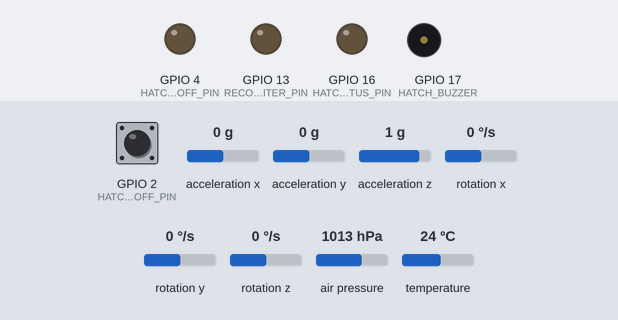
A sketch run on a simulated ESP32. On the bench: output pins drawn as LEDs (lit = HIGH), buzzer (waves = sounding, pin HIGH). Inputs (shaded band) come from the test bench; at power-on: GPIO 2 (HATCH_LIFTOFF_PIN) HIGH, acceleration x 0 g, acceleration y 0 g, acceleration z 1 g, rotation x 0 °/s, rotation y 0 °/s, rotation z 0 °/s, air pressure 1013 hPa, temperature 24 °C. Storage starts empty; what the sketch prints to the serial monitor is not drawn.

Above: at 0.0 s.
At 1.29 s:
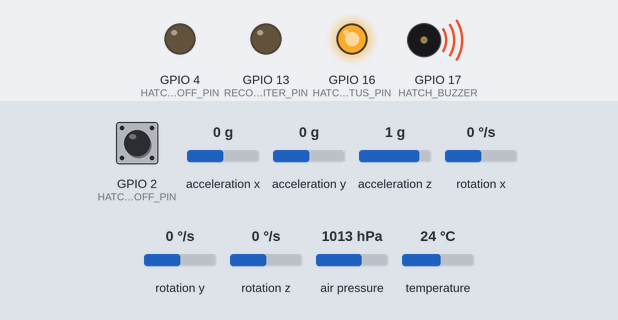
At 21.1 s:
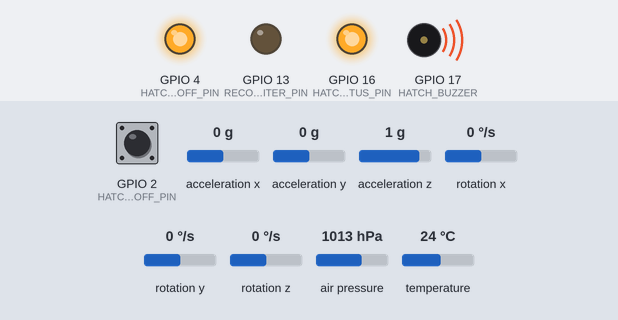
At 40.7 s:
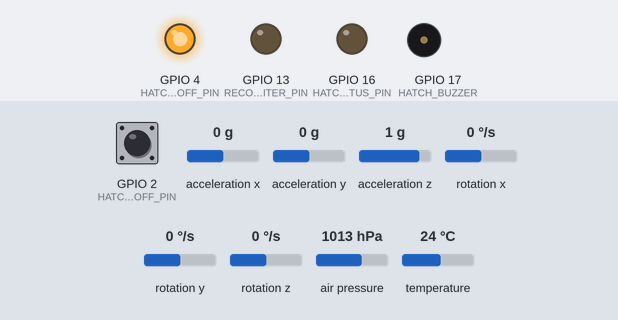
Timing chart, 0 to 41.0 s (numbered marks = the images above):
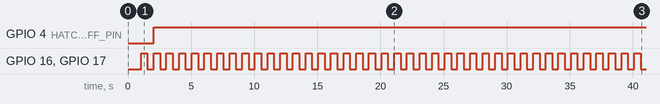

Measured:
- by itself, GPIO 4 (HATCH_LED_LIFTOFF_PIN): LOW → HIGH at 2.0 s
- by itself, GPIO 16 (HATCH_LED_STATUS_PIN), GPIO 17 (HATCH_BUZZER): alternates HIGH for 0.50 s and LOW for 0.50 s

The sketch:

avionics-small-1151.ino
```cpp
/*
Project: Small Avionics 1151 (小航電 1151 飛行電腦韌體)
Location: ./firmware/avionics-small-1151/avonics-small-1151.ino
Author: Wisteria, Gemini
Date: 2026-10-11
Summary: Main Firmware of Small Avionics 1151, USING FREERTOS
Description: 採用 FreeRTOS 多任務架構的小火箭航電韌體，負責高頻率感測器採集、
             即時飛行狀態機（FSM）判定、SD卡批量日誌記錄、點火開傘控制與狀態指示。
*/

#include <Wire.h>         // I2C 通訊庫（用於連接 BMP280 與 MPU6050）
#include <SPI.h>          // SPI 通訊庫（用於 MicroSD 卡模組）
#include <Adafruit_BMP280.h> // 氣壓計/溫度感測器庫
#include <Adafruit_MPU6050.h>// 6軸慣導感測器（加速度計與陀螺儀）庫
#include <Adafruit_Sensor.h> // Adafruit 統一感測器抽象層
#include <SD.h>           // SD卡檔案系統操作庫


/* =========================================================================
 * 1. 系統常數與硬體接腳定義 (Constant Definition)
 * ========================================================================= */
// 序列埠與通訊匯流排設定
#define BAUD 115200
#define I2C_SDA 21        // ESP32 SDA 腳位
#define I2C_SCL 22        // ESP32 SCL 腳位
#define SPI_SD_CS 5       // SD 卡晶片選擇 (Chip Select) 腳位

// FreeRTOS 核心調度參數
#define WORK_PERIOD_MS 10     // 感測器採集任務週期：10ms (100Hz 高頻採樣)
#define QUEUE_SIZE 100        // 佇列最大容量（儲存 flight_data 結構體數量）
#define QUEUE_BATCH_SIZE 20   // SD卡批次寫入閾值：累積 20 筆資料再一次性寫入，減少 IO 阻塞抖動

// BMP280 氣壓計硬體設定（追求高精度與抗雜訊）
#define BMP280_I2C 0x76       // I2C 位址 (通常為 0x76 或 0x77)
#define MODE Adafruit_BMP280::MODE_NORMAL // 正常量測模式
#define TEMP_SAMPLING Adafruit_BMP280::SAMPLING_X2    // 溫度過取樣 2x
#define PRESS_SAMPLING Adafruit_BMP280::SAMPLING_X16 // 氣壓過取樣 16x（提高高度計算平滑度）
#define FILTER Adafruit_BMP280::FILTER_X16           // IIR 濾波器係數 16
#define STANDBY_MS Adafruit_BMP280::STANDBY_MS_500   // 待命間隔

// MPU6050 慣導感測器設定
#define MPU6050_RANGE_G MPU6050_RANGE_8_G       // 加速度量程 ±8g（涵蓋火箭起飛高過載）
#define MPU6050_RANGE_DEG MPU6050_RANGE_500_DEG // 陀螺儀量程 ±500 deg/s
#define MPU6050_BAND_HZ MPU6050_BAND_21_HZ      // 數位低通濾波器頻寬 21Hz

// 艙體控制與指示燈、蜂鳴器腳位
#define HATCH_BUZZER 17             // 蜂鳴器腳位（提供狀態音效提示）
#define HATCH_LED_STATUS_PIN 16     // 狀態指示綠色 LED：依 FSM 狀態改變閃爍頻率
#define HATCH_LED_LIFTOFF_PIN 4     // 離架指示紅色 LED：指示火箭是否脫離發射架
#define HATCH_LIFTOFF_PIN 2         // 機械式離架偵測開關腳位 (Input Pullup)

// 航電回收與點火機構 (Parachute Recovery)
#define RECOVERY_IGNITER_PIN 13     // 電子點火開傘高電位觸發腳位（驅動 MOSFET）
#define RECOVERY_PWM_PIN 12         // 伺服馬達 PWM 腳位（備用機械脫落機構）


/* =========================================================================
 * 2. 函式宣告 (Function Declaration)
 * ========================================================================= */
// 初始化相關函式
void serial_setup();
void bmp280_setup();
void mpu6050_setup();
void sd_setup();
void fsm_setup();       // 從 SD 卡讀取上次中斷時的飛行狀態，實現防重啟丟失

// 系統輔助函式
void print_setup_result();
void update_state();

// FreeRTOS 任務宣告（各司其職，維持獨立的時間週期與優先權）
void TaskSensors(void *pvParameters);     // 任務 1：高頻感測器採集、FSM 狀態判定與即時序列埠輸出
void TaskUpdateData(void *pvParameters);  // 任務 2：中頻 SD 卡日誌批量寫入（避免 IO 卡死主控迴圈）
void TaskUpdateState(void *pvParameters); // 任務 3：事件驅動式狀態持久化（透過 Task Notification 觸發）
void TaskRecovery(void *pvParameters);    // 任務 4：事件驅動式點火與開傘控制
void TaskIndicator(void *pvParameters);   // 任務 5：低優先權狀態指示燈與蜂鳴器閃爍控制


/* =========================================================================
 * 3. 全域變數與資料結構宣告 (Global Variable Declaration)
 * ========================================================================= */
// 硬體模組可用性狀態旗標
bool serial_availability = false;
bool bmp280_availability = false;
bool mpu6050_availability = false;
bool sd_availability = false;
bool recovery_availability = true; // 點火保險旗標（確保只會觸發一次開傘）

// 感測器硬體物件實例
Adafruit_BMP280 bmp;
Adafruit_MPU6050 mpu;

// 有限狀態機（FSM）列舉定義：記錄火箭當前飛行階段
enum FSMState {
  STANDBY = 0,  // 待命狀態：靜止於發射架上
  ASCENT  = 1,  // 上升狀態：偵測到起飛高加速度 (Az > 15g)
  DESCENT = 2,  // 下降狀態：偵測到速度轉折/極點（Apogee），準備展傘
  GROUND  = 3   // 降落落地：觸地完成
};

FSMState state = STANDBY;

// 飛行數據封包結構體（用於 Queue 傳遞與 SD 批量紀錄）
typedef struct {
  unsigned long ms; // 系統運行毫秒數
  int state;        // 當前狀態機數值
  float press;      // 氣壓值
  float ax, ay, az; // 三軸加速度 (m/s^2 或 g)
  float gx, gy, gz; // 三軸角速度
} flight_data;

// FreeRTOS 同步控制代碼 (Handles)
QueueHandle_t Queue;                      // 傳遞 flight_data 的安全佇列
TaskHandle_t updateStateHandle = NULL;    // TaskUpdateState 的任務控制代碼（用於接收通知）
TaskHandle_t recoveryHandle = NULL;       // TaskRecovery 的任務控制代碼（用於接收通知）


/* =========================================================================
 * 4. 系統初始化與主迴圈 (Setup & Loop)
 * ========================================================================= */
void setup() {
  // 建立 FreeRTOS 執行緒安全佇列（容量 QUEUE_SIZE，每格大小為 flight_data 結構體）
  Queue = xQueueCreate(QUEUE_SIZE, sizeof(flight_data));

  // 1. 初始化 Serial 通訊
  serial_setup();

  // 2. 初始化 I2C 匯流排與感測器 (BMP280, MPU6050)
  Wire.begin(I2C_SDA, I2C_SCL);
  bmp280_setup();
  mpu6050_setup();

  // 3. 初始化 SD 卡與讀取先前狀態機
  sd_setup();
  fsm_setup();

  // 4. 序列埠印出各項硬體初始化檢測結果
  print_setup_result();

  // 5. 硬體腳位模式設定 (PinMode)
  pinMode(HATCH_LED_STATUS_PIN, OUTPUT);
  pinMode(HATCH_LED_LIFTOFF_PIN, OUTPUT);
  pinMode(HATCH_BUZZER, OUTPUT);
  pinMode(HATCH_LIFTOFF_PIN, INPUT_PULLUP); // 啟用內部上拉電阻（離架開關）
  pinMode(RECOVERY_IGNITER_PIN, OUTPUT);
  digitalWrite(RECOVERY_IGNITER_PIN, LOW);   // 預設關閉點火訊號，確保安全

  // 6. 建立 FreeRTOS 多任務（依任務重要性分配 Stack 大小與優先權 Priority）
  // 參數依序為：任務函數, 任務名稱, Stack大小(bytes), 傳入參數, 優先權(數字越大越高), 任務Handle
  xTaskCreate(TaskSensors, "SensorsTask", 4096, NULL, 5, NULL);          // 優先權最高：高頻採集與姿態判定
  xTaskCreate(TaskUpdateData, "UpdateDataTask", 8192, NULL, 2, NULL);   // SD卡日誌記錄
  xTaskCreate(TaskUpdateState, "UpdateStateTask", 4096, NULL, 3, NULL); // 狀態變化同步
  xTaskCreate(TaskRecovery, "RecoveryTask", 2048, NULL, 4, NULL);       // 點火開傘控制（次高優先權）
  xTaskCreate(TaskIndicator, "IndicatorTask", 2048, NULL, 1, NULL);     // 狀態指示燈（最低優先權）
}

void loop() {
  // 採用 FreeRTOS 搶佔式排程架構後，Arduino 標準的 loop 函數只需保持微幅延遲或留空，
  // 所有實際工作已交由上述獨立運行的 FreeRTOS Tasks 處理。
  vTaskDelay(pdMS_TO_TICKS(1000));
}


/* =========================================================================
 * 5. 初始化輔助函數實作 (Setup Helper Functions)
 * ========================================================================= */
void serial_setup() {
  Serial.begin(BAUD);
  delay(1000);
  if (!Serial) serial_availability = false;
  else serial_availability = true;
}

void bmp280_setup() {
  if (!bmp.begin(BMP280_I2C)) {
    bmp280_availability = false;
  } else {
    bmp280_availability = true;
    // 套用高精度氣壓計採樣與過濾設定
    bmp.setSampling(MODE, TEMP_SAMPLING, PRESS_SAMPLING, FILTER, STANDBY_MS);
  }
}

void mpu6050_setup() {
  if (!mpu.begin()) {
    mpu6050_availability = false;
  } else {
    mpu6050_availability = true;
    mpu6050_setup_ranges:
    mpu.setAccelerometerRange(MPU6050_RANGE_G);
    mpu.setGyroRange(MPU6050_RANGE_DEG);
    mpu.setFilterBandwidth(MPU6050_BAND_HZ);
  }
}

void sd_setup() {
  if (!SD.begin(SPI_SD_CS)) {
    sd_availability = false;
  } else {
    sd_availability = true;
  }
}

// 從 SD 卡讀取系統最後狀態，若檔案不存在則建立預設的 STANDBY 狀態
void fsm_setup() {
  if (SD.exists("/state.txt")) {
    File file = SD.open("/state.txt", FILE_READ);
    if (file) {
      int value = file.parseInt();
      state = (FSMState)value;
      file.close();
    }
  } else {
    File file = SD.open("/state.txt", FILE_WRITE);
    if (file) {
      file.print((int)STANDBY);
      file.close();
    }
  }
}

// 序列埠印出硬體自我檢測報告
void print_setup_result() {
  if (serial_availability) {
    if (bmp280_availability) Serial.println(F("BMP280 is Successful."));
    else Serial.println(F("BMP280 is Failed."));

    if (mpu6050_availability) Serial.println(F("MPU6050 is Successful."));
    else Serial.println(F("MPU6050 is Failed."));

    if (sd_availability) Serial.println(F("SD is Successful."));
    else Serial.println(F("SD is Failed."));

    Serial.print(F("State is "));
    Serial.println(state);
  }
}

// 更新狀態到 SD 卡的輔助函式（直接覆寫開頭）
void update_state() {
  File file = SD.open("/state.txt", FILE_WRITE);
  if (file) {
    file.seek(0);
    file.print((int)state);
    file.close();
  }
}


/* =========================================================================
 * 6. FreeRTOS 任務核心實作 (FreeRTOS Tasks Definition)
 * ========================================================================= */

// --- 任務 1：高頻感測器採集與飛行狀態機（FSM）判定 ---
void TaskSensors(void *pvParameters) {
  TickType_t xTaskGetTick = xTaskGetTickCount();
  sensors_event_t a, g, temp;

  while (1) {
    // 初始化當前數據結構（預設值為 0）
    flight_data data = {
      .ms = pdTICKS_TO_MS(xTaskGetTick), .state = (int)state, .press = 0,
      .ax = 0, .ay = 0, .az = 0,
      .gx = 0, .gy = 0, .gz = 0
    };

    // 若感測器可用，讀取即時數值
    if (bmp280_availability == true) data.press = bmp.readPressure();
    if (mpu6050_availability == true) {
      mpu.getEvent(&a, &g, &temp);
      data.ax = a.acceleration.x;
      data.ay = a.acceleration.y;
      data.az = a.acceleration.z;
      data.gx = g.gyro.x;
      data.gy = g.gyro.y;
      data.gz = g.gyro.z;
    }

    // 將採集到的完整數據包推送到 Queue 中（等待時間為 0，若滿則不阻塞直接跳過）
    xQueueSend(Queue, &data, 0);

    // 有限狀態機（FSM）邏輯判定
    int last_state = state;
    switch (state) {
      case STANDBY:
        // 偵測發射點火起飛：當垂直加速度 Az 大於 15g 時進入上升期
        if (data.az > 15) {
          state = ASCENT;
        }
        break;

      case ASCENT:
        // 偵測極點（Apogee）：當加速度轉為負值（自由落體或減速轉折）時判定進入下降段
        if (data.az < 0) {
          state = DESCENT;
        }
        break;

      case DESCENT:
        // 偵測落地：當降落傘張開後垂直減速或衝擊力達到特定閾值
        if (data.az < -9) {
          state = GROUND;
        }
        break;

      case GROUND:
        // 落地後狀態保持，不需變更
        break;
    }

    // 若 FSM 狀態發生改變，透過 Task Notification 喚醒狀態寫入任務
    if (last_state != state) {
      if (updateStateHandle != NULL) {
        xTaskNotifyGive(updateStateHandle);
      }
    }

    // 關鍵轉折點偵測：由 ASCENT 進入 DESCENT 時，觸發開傘與點火機制
    if (last_state == ASCENT && state == DESCENT) {
      if (recoveryHandle != NULL) {
        xTaskNotifyGive(recoveryHandle);
      }
    }

    // 將數據透過 Serial 輸出（可用於地面站即時繪圖或序列埠監控）
    if (serial_availability) {
      Serial.print(F("Ms:"));
      Serial.print(data.ms);
      Serial.print(F(","));
      Serial.print(F("State:"));
      Serial.print((int)data.state);
      Serial.print(F(","));
      Serial.print(F("Press:"));
      Serial.print(data.press);
      Serial.print(F(","));
      Serial.print(F("AccX:"));
      Serial.print(data.ax);
      Serial.print(F(","));
      Serial.print(F("AccY:"));
      Serial.print(data.ay);
      Serial.print(F(","));
      Serial.print(F("AccZ:"));
      Serial.print(data.az);
      Serial.print(F(","));
      Serial.print(F("GyroX:"));
      Serial.print(data.gx);
      Serial.print(F(","));
      Serial.print(F("GyroY:"));
      Serial.print(data.gy);
      Serial.print(F(","));
      Serial.print(F("GyroZ:"));
      Serial.print(data.gz);
      Serial.println("");
    }

    // 使用絕對延時維持精準的 100Hz 採樣週期，避免累積誤差
    vTaskDelayUntil(&xTaskGetTick, pdMS_TO_TICKS(WORK_PERIOD_MS));
  }
}

// --- 任務 2：SD 卡批量日誌記錄任務 ---
void TaskUpdateData(void *pvParameters) {
  while (1) {
    // 檢查 Queue 中累積的資料量是否達到批次寫入閾值 (QUEUE_BATCH_SIZE)
    UBaseType_t items_count = uxQueueMessagesWaiting(Queue);
    if (items_count >= (QUEUE_BATCH_SIZE)) {
      flight_data buffer[QUEUE_BATCH_SIZE];
      int count = 0;

      // 從 Queue 中批量取出資料存入區域緩衝區
      while (count < QUEUE_BATCH_SIZE && xQueueReceive(Queue, &buffer[count], 0) == pdTRUE) {
        count++;
      }

      // 如果成功取得資料且 SD 卡可用，執行批次寫入 CSV
      if (count > 0 && sd_availability) {
        File dataFile = SD.open("/flight_log.csv", FILE_APPEND);
        for (int i = 0; i < count; i++) {
          if (dataFile) {
            dataFile.print(buffer[i].ms);
            dataFile.print(",");
            dataFile.print((int)buffer[i].state);
            dataFile.print(",");
            dataFile.print(buffer[i].press);
            dataFile.print(",");
            dataFile.print(buffer[i].ax);
            dataFile.print(",");
            dataFile.print(buffer[i].ay);
            dataFile.print(",");
            dataFile.print(buffer[i].az);
            dataFile.print(",");
            dataFile.print(buffer[i].gx);
            dataFile.print(",");
            dataFile.print(buffer[i].gy);
            dataFile.print(",");
            dataFile.print(buffer[i].gz);
            dataFile.print("\n"); // 採用明確的換行字元，防止 SD 卡寫入緩衝溢位導致整個檔案損毀
          }
        }
        dataFile.close();
      }
    }
    vTaskDelay(pdMS_TO_TICKS(WORK_PERIOD_MS));
  }
}

// --- 任務 3：狀態持久化更新任務 (事件驅動) ---
void TaskUpdateState(void *pvParameters) {
  updateStateHandle = xTaskGetCurrentTaskHandle();
  while (1) {
    // 進入阻塞狀態，等待來自 TaskSensors 的 Task Notification 通知（省 CPU 資源）
    ulTaskNotifyTake(pdTRUE, portMAX_DELAY);

    // 當狀態改變時，將最新狀態寫入 SD 卡的 state.txt
    File file = SD.open("/state.txt", FILE_WRITE);
    if (file) {
      file.seek(0);
      file.print((int)state);
      file.close();
    }
  }
}

// --- 任務 4：點火與開傘控制任務 (事件驅動) ---
void TaskRecovery(void *pvParameters) {
  recoveryHandle = xTaskGetCurrentTaskHandle();
  while (1) {
    // 等待頂點到達（ASCENT -> DESCENT）的任務通知
    ulTaskNotifyTake(pdTRUE, portMAX_DELAY);

    if (recovery_availability == true) {
      recovery_availability = false; // 鎖定保險，防止重複觸發點火訊號
      Serial.println(F("[Recovery] Triggering igniter and parachute release!"));

      // 透過實體離架開關確認火箭已經真正離架，增添雙重安全防護
      if (digitalRead(HATCH_LIFTOFF_PIN) == HIGH) {
        digitalWrite(RECOVERY_IGNITER_PIN, HIGH); // 啟動點火輸出
        vTaskDelay(pdMS_TO_TICKS(1000));           // 點火電流維持 1 秒以確保 e-match 順利引燃
        digitalWrite(RECOVERY_IGNITER_PIN, LOW);  // 關閉點火輸出
      }
    }
  }
}

// --- 任務 5：指示燈與蜂鳴器狀態頻率閃爍任務 ---
void TaskIndicator(void *pvParameters) {
  while (1) {
    int delay_ms = 1000;

    // 根據當前飛行狀態調整蜂鳴器與 LED 的閃爍頻率（便於地面觀察辨識）
    switch (state) {
      case STANDBY:  delay_ms = 1000; break; // 待命狀態：慢閃 (1Hz)
      case ASCENT:   delay_ms = 100;  break; // 上升狀態：急促快閃 (10Hz)
      case DESCENT:  delay_ms = 500;  break; // 下降開傘：中速閃爍 (2Hz)
      case GROUND:   delay_ms = 2000; break; // 落地狀態：超慢閃 (0.5Hz)
    }

    // 執行閃爍動作
    digitalWrite(HATCH_LED_STATUS_PIN, HIGH);
    digitalWrite(HATCH_BUZZER, HIGH);
    vTaskDelay(pdMS_TO_TICKS(delay_ms / 2));
    digitalWrite(HATCH_LED_STATUS_PIN, LOW);
    digitalWrite(HATCH_BUZZER, LOW);
    vTaskDelay(pdMS_TO_TICKS(delay_ms / 2));

    // 即時監控離架開關狀態並點亮對應的離架指示燈
    if (digitalRead(HATCH_LIFTOFF_PIN) == HIGH) {
      digitalWrite(HATCH_LED_LIFTOFF_PIN, HIGH);
    } else {
      digitalWrite(HATCH_LED_LIFTOFF_PIN, LOW);
    }
  }
}
```
